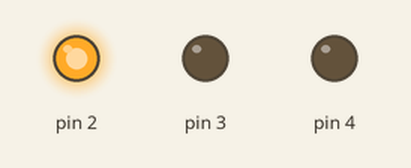
This sketch was run on a simulated Arduino Uno, built with avr-gcc and run on an emulated ATmega328P. Parts: output pins drawn as LEDs (lit = HIGH).

Above: at 5.0 s.
At 11.0 s:
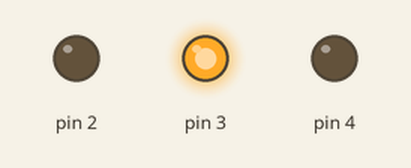
At 17.0 s:
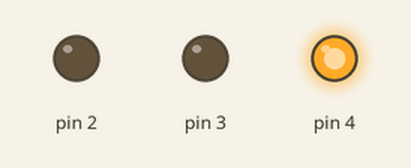
Timing chart, 0 to 28.6 s (numbered marks = the images above):
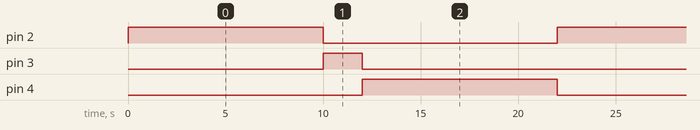

Measured:
- by itself, pin 2, pin 4: alternates HIGH for 10.0 s and LOW for 12.0 s
- by itself, pin 3: alternates HIGH for 2.0 s and LOW for 20.0 s
- by itself, everything shown: repeats every 22.0 s, in 4 steps

The sketch:

led_blink.ino
```cpp
int tGreen = 10000;
int tYellow = 2000;
int tRed = 10000;

void setup() {

  pinMode(2,OUTPUT);
  pinMode(3,OUTPUT);
  pinMode(4,OUTPUT);

}

void loop() {

  digitalWrite(2,HIGH);
  delay(tGreen);
  digitalWrite(2,LOW);
  digitalWrite(3,HIGH);
  delay(tYellow);
  digitalWrite(3,LOW);
  digitalWrite(4,HIGH);
  delay(tRed);
  digitalWrite(4,LOW);

}
```
